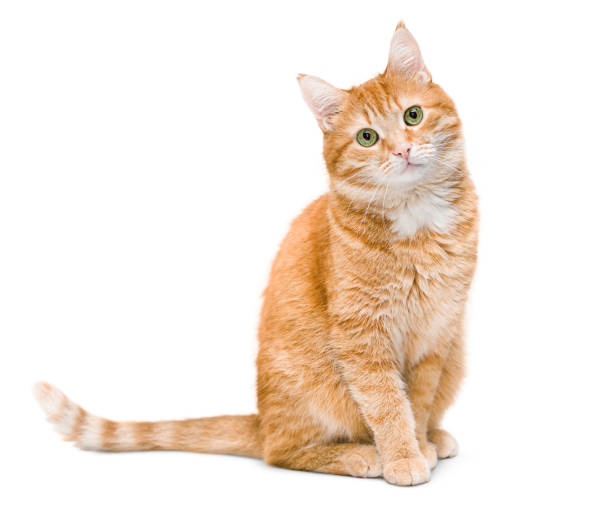
#> input picture PHOTOS/cat.jpg, 612 x 531 px
$ python 'python new 4 .py'
#> lines starting #> are read from the running program, lines starting #| are printed output that depends on the picture
import cv2 as cv
import numpy as np
img = cv.imread('PHOTOS/cat.jpg')
#> img is the input picture: shape (531, 612, 3); mean B, G, R 224.7, 234.5, 245.6
#Traslation of the image

def Translate(img,x,y):
#> called with x = 84, y = 120
    transMat = np.float32([[1,0,x],[0,1,y]])
    dimensions = (img.shape[1],img.shape[0])
#> dimensions = (612, 531)
    return cv.warpAffine(img, transMat, dimensions)
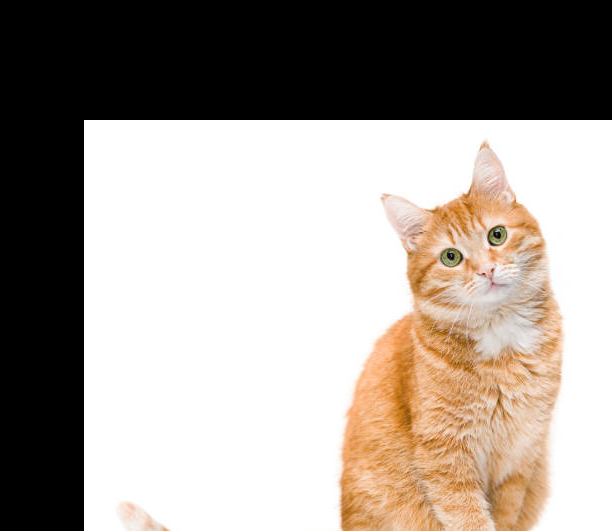
#> returned value: shape (531, 612, 3); mean of channels 0, 1, 2 147.3, 154.8, 163.5; drawn as B, G, R

translated = Translate(img, 84, 120)
cv.imshow('Translated Image', translated)

# Rotate the imgae

def rotate(img,angle,rotPoint = None):
    (height,width) = img.shape[:2]
    if rotPoint is None:
        rotPoint = (width//2,height//2)
        rotMat = cv.getRotationMatrix2D(rotPoint,angle,1.0)
        dimensions = (width,height)
        return cv.warpAffine(img,rotMat,dimensions)
    rotated = rotate(img,45)
    cv.imshow('Rotated Image', rotated)

# Resize the image

resized = cv.resize(img,(520,98660),interpolation = cv.INTER_CUBIC)
cv.imshow('resized image',resized)

#Flipping the imaage
flip = cv.flip(img,0)  # 1 for horizontal flip
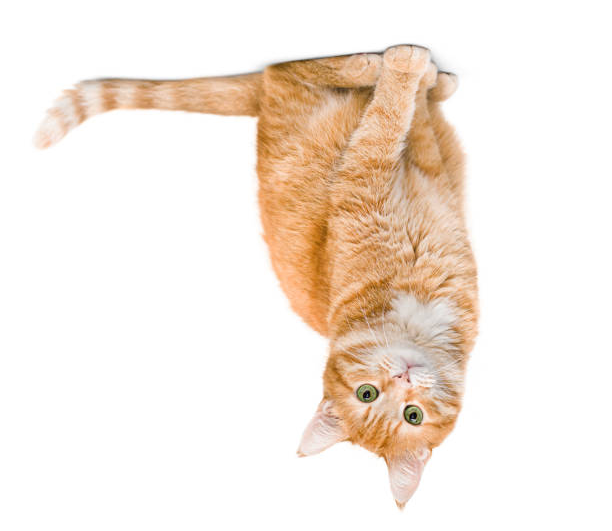
#> flip: shape (531, 612, 3); mean B, G, R 224.7, 234.5, 245.6
cv.imshow('Flipped Image', flip)

#0 for vertical flip
#-1 for both horizontal and vertical flip


#cRopping the image
cropped = img[50:200, 100:300]  # y1:y2, x1:x2
cv.imshow('Cropped Image', cropped)

cv.waitKey(0)  # Wait for a key press to close the window
